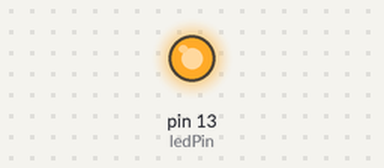
This sketch was run on a simulated Arduino Uno, built with avr-gcc and run on an emulated ATmega328P. Parts: output pins drawn as LEDs (lit = HIGH).

Above: at 0.02 s.
At 2.32 s:
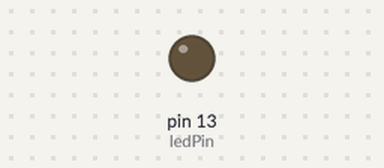
Timing chart, 0 to 3.0 s (numbered marks = the images above):
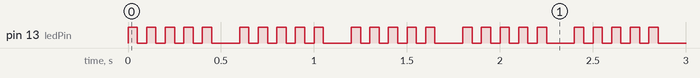

Measured:
- by itself, pin 13 (ledPin): repeats every 0.60 s: 4 × (LOW 0.05 s, HIGH 0.05 s), LOW 0.15 s, HIGH 0.05 s

The sketch:

flashFast50.ino
```cpp
/*
1/28/15
Function: flashfast50
*/
int numFlashes = 5;
int delTime = 100;
int ledPin = 13;

void setup()
{
  pinMode (ledPin, OUTPUT);
}

void loop()
{
 for (int y =0; y ,numFlashes; y++)
 {
   flashFast50();
   delay(delTime);
 }
}

void flashFast50()
{
  for (int x  =0; x < 5; x++)
  {
    digitalWrite(ledPin, HIGH);
    delay(50);
    digitalWrite(ledPin, LOW);
    delay(50);
  }
}
```
